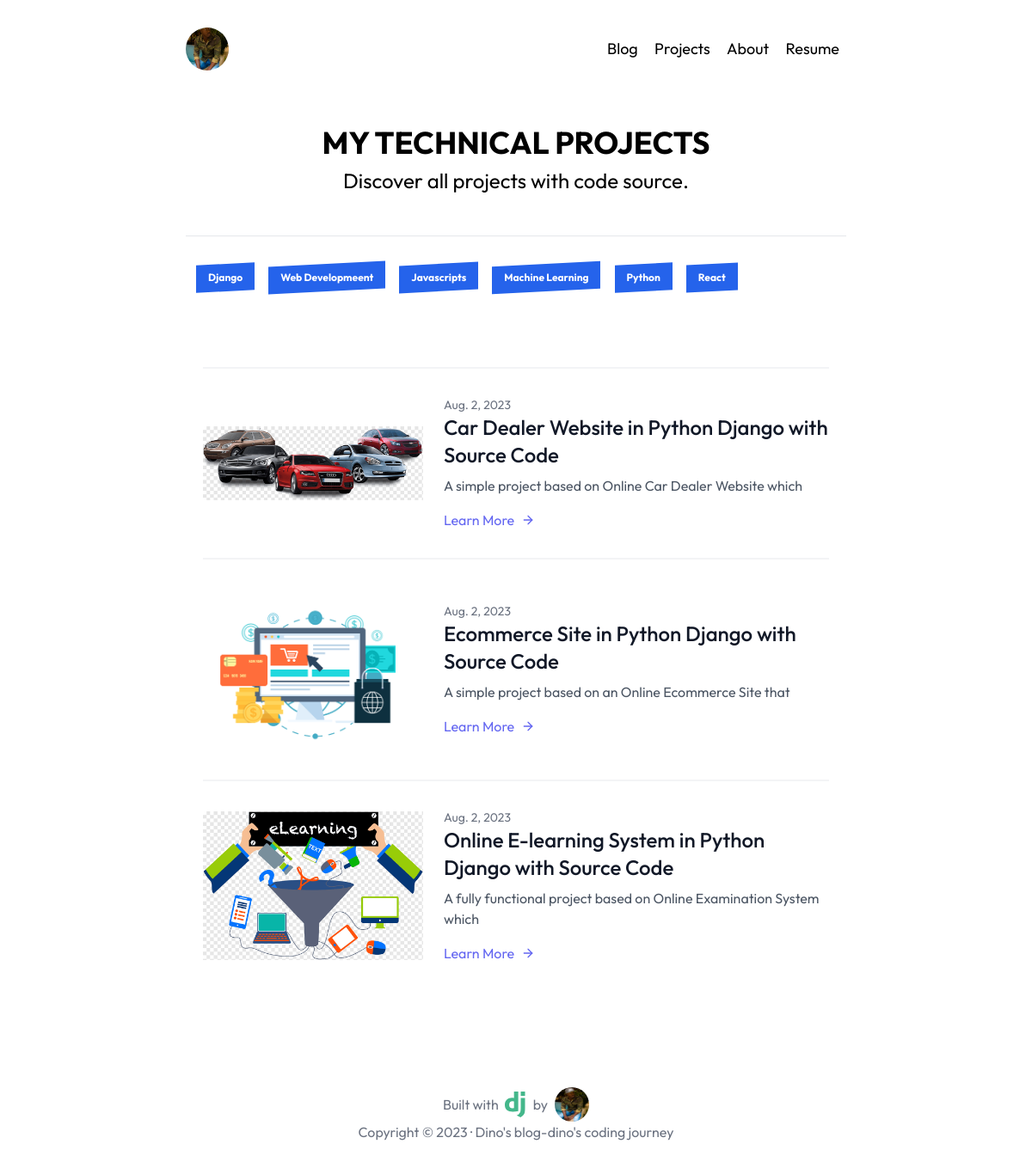
Screenshot of /category/django/ with the database file from the repository.
### blog/models.py (models this page shows, shortened)
class Categorie(models.Model):
    title = models.CharField(max_length=20)
    subtitle = models.CharField(max_length=200)
    slug = models.SlugField(max_length=20)
    thumbnail = models.ImageField()

class Project(models.Model):
    title = models.CharField(max_length=500)
    slug = models.SlugField()
    overview = RichTextUploadingField()
    thumbnail = models.ImageField(upload_to='project_img')
    content = RichTextUploadingField()
    published = models.DateField(auto_now_add=True)
    updated = models.DateField(auto_now=True)
    author = models.ForeignKey(Author, on_delete=models.CASCADE)
    tags = TaggableManager()
    category = models.ManyToManyField(Categorie)
    def get_absolute_url(self):
        return reverse("project_detail", kwargs={"slug": self.slug})

### blog/views.py (the view)
def project_by_category(request, category_slug):
    categorie = Categorie.objects.all()
    category = get_object_or_404(Categorie, slug=category_slug)
    projects = Project.objects.filter(category=category)
    context = {
        'projects': projects,
        'category': category,
        'categories': categorie,
    }
    return render(request, 'pages/project_by_cat.html', context)

### templates/pages/project_by_cat.html
{% extends "base.html" %}
{% load static %}
{% block content %}
<main>
    <div class="max-w-4xl mx-auto mt-8">
        <header class="text-center px-6 mb-12 mx-auto my-16">
            <h2 class="text-4xl font-bold uppercase mb-2">My Technical Projects
            </h2>
            <p class="text-2xl mx-auto">Discover all projects with code source.</p>
        </header>
        <div class="flex flex-row flex-wrap items-center border-t border-gray-200 py-5">
            {% for categorie in categories %}
            <a class="mt-2 ml-2 px-2 py-1 " href="{% url 'project_by_cat' categorie.slug %}">
                <div
                    class="relative my-1 inline-flex rounded-full px-2.5 py-1 text-xs font-medium text-white before:block before:absolute before:-inset-1 before:-skew-y-3 before:bg-blue-600">
                    <span class="relative text-white font-bold">
                        {{categorie.title}}
                    </span>
                </div>
            </a>
            {% endfor %}
        </div>
        <section class="text-gray-600 body-font overflow-hidden">
            <div class="container px-5 py-24 mx-auto">
                <div class="-my-8 divide-y-2 divide-gray-100">
                    {% for project in projects %}
                    <a href="{{ project.get_absolute_url }}" class="no-underline">
                        <div class="py-8 flex flex-wrap md:flex-nowrap items-center">
                            <div class="md:w-64 md:mb-0 mb-6 flex-shrink-0 flex flex-col">
                                <img src="{{ project.thumbnail.url }}" alt="" class="w-full h-full hidden md:block">
                            </div>
                            <div class="md:flex-grow ml-6">
                                <span class="mt-1 text-gray-500 text-sm mb-2">{{ project.published|date }}</span>
                                <h2 class="text-2xl font-medium text-gray-900 title-font mb-2">{{ project.title }}</h2>
                                <p class="leading-relaxed">{{ project.overview|safe }}</p>
                                <a class="text-indigo-500 inline-flex items-center mt-4">Learn More
                                    <svg class="w-4 h-4 ml-2" viewBox="0 0 24 24" stroke="currentColor" stroke-width="2"
                                        fill="none" stroke-linecap="round" stroke-linejoin="round">
                                        <path d="M5 12h14"></path>
                                        <path d="M12 5l7 7-7 7"></path>
                                    </svg>
                                </a>
                            </div>
                        </div>
                    </a>
                    {% empty %}
                    <p>There not a project build wth <span class="underline">{{ category.title }}</span> now!</p>
                    {% endfor %}
                </div>
            </div>
        </section>
    </div>
</main>
{% endblock content %}

### blog/static/css/style.css (style rules this page uses)
* { margin: 0; padding: 0; box-sizing: border-box; }
body { font-family: 'Outfit', sans-serif; }

### rows the page displays
Categorie: title "Django"
Categorie: title "Web Developmeent"
Categorie: title "Javascripts"
Categorie: title "Machine Learning"
Categorie: title "Python"
Categorie: title "React"
Project: thumbnail (picture), published "Aug. 2, 2023", title "Car Dealer Website in Python Django with Source Code", overview "A simple project based on Online Car Dealer Website which"
Project: thumbnail (picture), published "Aug. 2, 2023", title "Ecommerce Site in Python Django with Source Code", overview "A simple project based on an Online Ecommerce Site that"
Project: thumbnail (picture), published "Aug. 2, 2023", title "Online E-learning System in Python Django with Source Code", overview "A fully functional project based on Online Examination System which"
